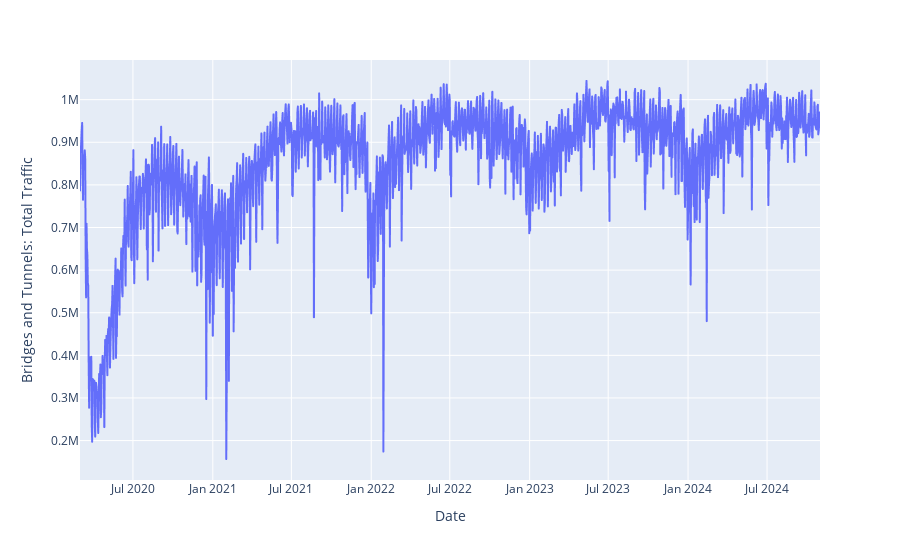

Notebook cell for this chart:
### Code cell
px.line(data_frame=df, x="Date", y="Bridges and Tunnels: Total Traffic")

### Figure 1 — Plotly figure (JSON) as saved in the notebook; plotly's stock layout.template omitted (floating-point values rounded to 4 significant figures; data arrays with more than 128 entries replaced by an {"elided": "..."} marker saying what was removed)
{"data": [{"hovertemplate": "Date=%{x}<br>Bridges and Tunnels: Total Traffic=%{y}<extra></extra>", "legendgroup": "", "line": {"color": "#636efa", "dash": "solid"}, "marker": {"symbol": "circle"}, "mode": "lines", "name": "", "showlegend": false, "type": "scattergl", "x": {"elided": "1706 str values"}, "xaxis": "x", "y": {"elided": "1706 int values"}, "yaxis": "y"}], "layout": {"legend": {"tracegroupgap": 0}, "margin": {"t": 60}, "xaxis": {"anchor": "y", "domain": [0, 1], "title": {"text": "Date"}}, "yaxis": {"anchor": "x", "domain": [0, 1], "title": {"text": "Bridges and Tunnels: Total Traffic"}}}}
